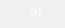
                   <widget class="QFrame" name="frame_8">
                    <property name="minimumSize">
                     <size>
                      <width>65</width>
                      <height>28</height>
                     </size>
                    </property>
                    <property name="maximumSize">
                     <size>
                      <width>65</width>
                      <height>28</height>
                     </size>
                    </property>
                    <property name="frameShape">
                     <enum>QFrame::NoFrame</enum>
                    </property>
                    <property name="frameShadow">
                     <enum>QFrame::Raised</enum>
                    </property>
                    <widget class="QLabel" name="label_47">
                     <property name="geometry">
                      <rect>
                       <x>0</x>
                       <y>0</y>
                       <width>61</width>
                       <height>24</height>
                      </rect>
                     </property>
                     <property name="minimumSize">
                      <size>
                       <width>61</width>
                       <height>24</height>
                      </size>
                     </property>
                     <property name="maximumSize">
                      <size>
                       <width>61</width>
                       <height>24</height>
                      </size>
                     </property>
                     <property name="font">
                      <font>
                       <family>Roboto [GOOG]</family>
                       <pointsize>8</pointsize>
                       <weight>50</weight>
                       <italic>false</italic>
                       <bold>false</bold>
                      </font>
                     </property>
                     <property name="styleSheet">
                      <string notr="true">background-image: url(:/images/final_assets/Toggle_yes_no/no.png);
font: 8pt &quot;Roboto [GOOG]&quot;;
color: rgb(255, 255, 255);</string>
                     </property>
                     <property name="text">
                      <string>01</string>
                     </property>
                     <property name="alignment">
                      <set>Qt::AlignRight|Qt::AlignTrailing|Qt::AlignVCenter</set>
                     </property>
                     <property name="indent">
                      <number>18</number>
                     </property>
                    </widget>
                    <widget class="QLabel" name="label_31">
                     <property name="geometry">
                      <rect>
                       <x>0</x>
                       <y>0</y>
                       <width>25</width>
                       <height>24</height>
                      </rect>
                     </property>
                     <property name="minimumSize">
                      <size>
                       <width>25</width>
                       <height>24</height>
                      </size>
                     </property>
                     <property name="maximumSize">
                      <size>
                       <width>25</width>
                       <height>24</height>
                      </size>
                     </property>
                     <property name="styleSheet">
                      <string notr="true">background-color: rgb(255, 255, 255,0);
background-image: url(:/images/final_assets/Toggle_Num/Ellipse.png);</string>
                     </property>
                     <property name="text">
                      <string/>
                     </property>
                    </widget>
                    <widget class="QLabel" name="label_32">
                     <property name="geometry">
                      <rect>
                       <x>37</x>
                       <y>0</y>
                       <width>25</width>
                       <height>24</height>
                      </rect>
                     </property>
                     <property name="minimumSize">
                      <size>
                       <width>25</width>
                       <height>24</height>
                      </size>
                     </property>
                     <property name="maximumSize">
                      <size>
                       <width>25</width>
                       <height>24</height>
                      </size>
                     </property>
                     <property name="styleSheet">
                      <string notr="true">background-color: rgb(255, 255, 255,0);
background-image: url(:/images/final_assets/Toggle_Num/Ellipse.png);</string>
                     </property>
                     <property name="text">
                      <string/>
                     </property>
                    </widget>
                   </widget>
